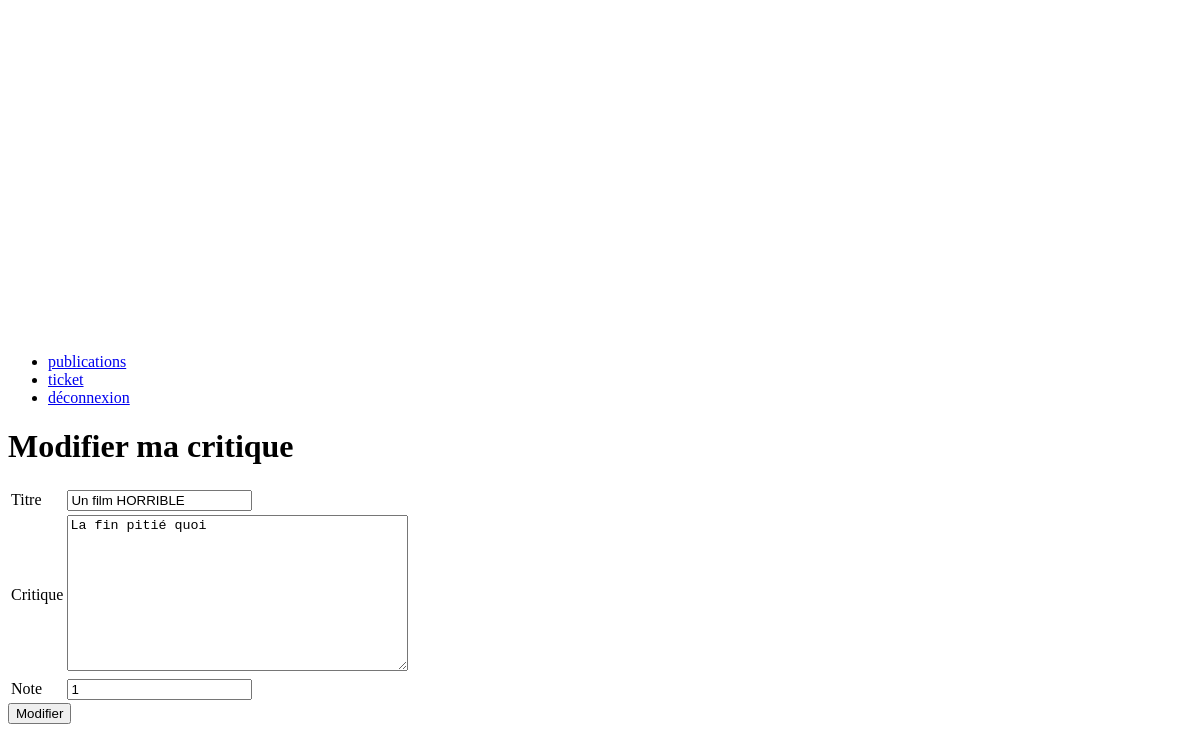
Page /reviews/6/edit (signed in) on the earlier database version.
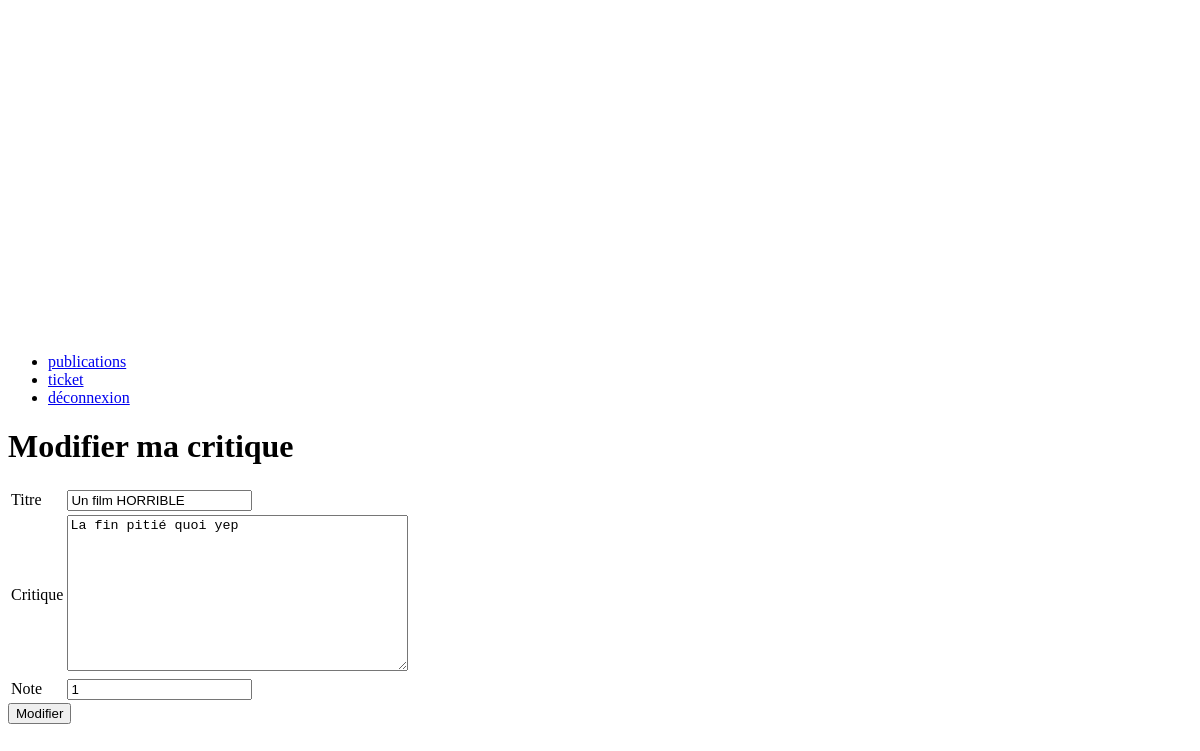
Same page on the later database version.
### publication/models.py (models this page shows, shortened)
class Review(models.Model):
    ticket = models.ForeignKey(to=Ticket, on_delete=models.CASCADE)
    rating = models.PositiveSmallIntegerField(validators=[
                                                  MinValueValidator(0),
                                                  MaxValueValidator(5)
                                              ])
    user = models.ForeignKey(to=settings.AUTH_USER_MODEL,
                             on_delete=models.CASCADE)
    headline = models.CharField(max_length=128)
    body = models.TextField(max_length=8192, blank=True)
    time_created = models.DateTimeField(auto_now_add=True)

### publication/views.py (the view, shortened to what this page needs)
class EditReview(LoginRequiredMixin, View):
    def get(self, request, id):
        review = get_object_or_404(models.Review, id=id)
        form = forms.ReviewForm(instance=review)
        return render(request, 'publication/edit_review.html', {
            'form': form
        })

### publication/forms.py
class ReviewForm(forms.ModelForm):
    class Meta:
        model = models.Review
        fields = ['headline', 'body', 'rating']
        labels = {
            'headline': 'Titre',
            'body': 'Critique',
            'rating': 'Note'
        }

### publication/templates/publication/edit_review.html (shortened to what this page needs)
{% extends 'base.html' %}
{% load static %}
{% block body %}
  <div class="edit_review_page">
    <h1>Modifier ma critique</h1>
    <form method="post">
      {% include 'form.html' with form=form %}
      <input type="submit" value="Modifier"/>
    </form>
  </div>
{% endblock %}

### templates/form.html (shortened to what this page needs)
{% load static %}
<table class="form">
  {% for field in form %}
    <tr class="form__group">
      <td class="form__group__label">{{field.label}}</td>
      <td class="form__group__field">{{field}}</td>
    </tr>
  {% endfor %}
  <table>

Differences in the rows shown:
changed Review "Un film HORRIBLE": body "La fin pitié quoi" → "La fin pitié quoi yep"
